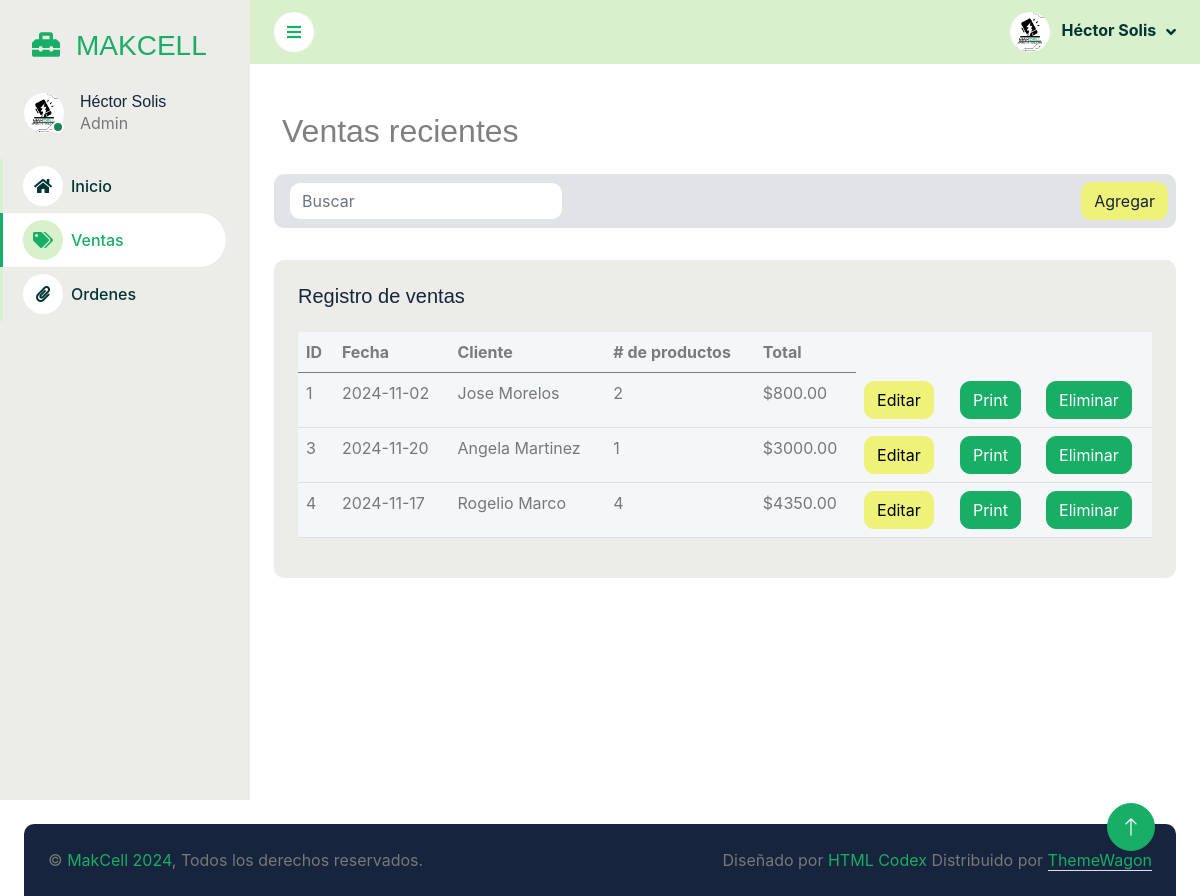
The page /sales.php on the database its author committed.
### tables this page shows
CREATE TABLE `sales_header` (
  `id_headersale` int(11) NOT NULL,
  `sale_date` date NOT NULL,
  `client_name` varchar(50) NOT NULL
);

### sales.php (the view, shortened to what this page needs)
<!DOCTYPE html>
<html lang="es">
<head>
    <link href="https://cdnjs.cloudflare.com/ajax/libs/font-awesome/5.10.0/css/all.min.css" rel="stylesheet">
    <link href="https://cdn.jsdelivr.net/npm/bootstrap-icons@1.4.1/font/bootstrap-icons.css" rel="stylesheet">
    <link href="lib/owlcarousel/assets/owl.carousel.min.css" rel="stylesheet">
    <link href="lib/tempusdominus/css/tempusdominus-bootstrap-4.min.css" rel="stylesheet" />
    <link href="css/bootstrap.min.css" rel="stylesheet">
    <link href="dash-css/dashboardstyle.css" rel="stylesheet">
</head>
<?php
include('conexion.php');
$consultaVentas = "SELECT * FROM salesummary";
$queryVentas = mysqli_query($conex, $consultaVentas);
?>
<body>
    <div class="container-xxl position-relative bg-white d-flex p-0">
        <div class="sidebar pe-4 pb-3">
            <nav class="navbar bg-light navbar-light">
                <a href="dash-index.php" class="navbar-brand mx-3 mb-3 mt-3">
                    <h3 class="text-primary"><i class="fas fa-toolbox mx-3"></i>MAKCELL</h3>
                </a>
                <div class="d-flex align-items-center ms-4 mb-4">
                    <div class="position-relative">
                        <img class="rounded-circle" src="img/makcell-logo.jpg" alt="" style="width: 40px; height: 40px;">
                        <div class="bg-success rounded-circle border border-2 border-white position-absolute end-0 bottom-0 p-1"></div>
                    </div>
                    <div class="ms-3">
                        <h6 class="mb-0">Héctor Solis</h6>
                        <span>Admin</span>
                    </div>
                </div>
                <div class="navbar-nav w-100">
                    <a href="dash-index.php" class="nav-item nav-link"><i class="fas fa-home me-2"></i>Inicio</a>
                    <a href="sales.php" class="nav-item nav-link active"><i class="fas fa-tags me-2"></i>Ventas</a>
                    <a href="orders.php" class="nav-item nav-link"><i class="fas fa-paperclip me-2"></i>Ordenes</a>
                </div>
            </nav>
        </div>
        <div class="content">
            <nav class="navbar navbar-expand bg-light2 navbar-light sticky-top px-4 py-0">
                <a href="#" class="sidebar-toggler flex-shrink-0">
                    <i class="fa fa-bars"></i>
                </a>
                <div class="navbar-nav align-items-center ms-auto">
                    <div class="nav-item dropdown">
                        <a href="#" class="nav-link dropdown-toggle" data-bs-toggle="dropdown">
                            <img class="rounded-circle me-lg-2" src="img/makcell-logo.jpg" alt="" style="width: 40px; height: 40px;">
                            <span class="d-none d-lg-inline-flex">Héctor Solis</span>
                        </a>
                    </div>
                </div>
            </nav>
            <div class="container-fluid pt-4 px-2">
                <div class="text-start pt-4 px-4">
                    <div class="d-flex align-items-center justify-content-between mb-4">
                        <h2 class="mb-0 text-black-50">Ventas recientes</h2>
                    </div>
                </div>
            </div>
            <div class="container-fluid px-4">
                <div class="bg-light-graphics text-center rounded ">
                    <div class="d-flex align-items-center justify-content-between mb-2">
                        <form class="d-none d-md-flex ms-3">
                            <input class="form-control border-0" type="search" placeholder="Buscar">
                        </form>
                        <div>
                            <button type="button" class="btn btn-secondary m-2 text-dark" data-bs-toggle="modal" data-bs-target="#addSaleModal">Agregar</button>
                        </div>
                    </div>
                </div>
            </div>
            <div class="col-sm-12 col-xl-12 px-4 pt-4">
                <div class="bg-light rounded h-100 p-4">
                    <h5 class="mb-4">Registro de ventas</h5>
                    <div class="table-responsive">
                        <table class="table table-hover bg-light-table">
                            <thead>
                                <tr class="bg-light-table text-black-50">
                                    <th scope="col">ID</th>
                                    <th scope="col">Fecha</th>
                                    <th scope="col">Cliente</th>
                                    <th scope="col"># de productos</th>
                                    <th scope="col">Total</th>
                                </tr>
                            </thead>
                            <tbody>
                                <?php while($row = mysqli_fetch_array($queryVentas)): ?>
                                <tr data-bs-toggle="collapse" data-bs-target="#detalle<?= $row['id_headersale'] ?>" aria-expanded="false" aria-controls="detalle1">
                                    <td><?= $row['id_headersale'] ?></td>
                                    <td><?= $row['sale_date'] ?></td>
                                    <td><?= $row['client_name'] ?></td>
                                    <td><?= $row['product_quantity'] ?></td>
                                    <td><?= "$", $row['total_sale'] ?></td>
                                    <?php
                                        $dataProductos = [];
                                        $queryJson = mysqli_query($conex, "SELECT * FROM details_ventas WHERE fk_headerventa = '{$row['id_headersale']}'");
                                        while ($detalle = mysqli_fetch_assoc($queryJson)) {
                                            $dataProductos[] = $detalle;
                                        }
                                        $jsonProductos = json_encode($dataProductos);
                                    ?>
                                    <td><button type="button" class="btn btn-secondary"
                                                data-bs-toggle="modal"
                                                data-bs-target="#editSaleModal"
                                                data-id="<?= $row['id_headersale'] ?>"
                                                data-fecha="<?= $row['sale_date'] ?>"
                                                data-cliente="<?= $row['client_name'] ?>"
                                                data-productos='<?= htmlspecialchars($jsonProductos, ENT_QUOTES, 'UTF-8') ?>'>
                                                Editar
                                        </button>
                                    </td>
                                    <td><button type="button" class="btn btn-primary" onclick="window.open('ticket2.php?id_venta=<?= $row['id_headersale']; ?>', '_blank')">Print</button></td>
                                    <form method="POST" class="SaleHeaderDelete" action="SaleHeaderDelete.php">
                                        <td><button type="submit" class="btn btn-primary">Eliminar</button></td>
                                    </form>
                                </tr>
                                        <div class="p-3 bg-light border rounded">
                                            <table class="table table-sm">
                                                <tbody>
                                                </tbody>
                                            </table>
                                        </div>
                                <?php endwhile; ?>
                    </div>
                </div>
            </div>
            <div class="container-fluid pt-4 px-4">
                <div class="bg-dark rounded-top p-4">
                    <div class="row">
                        <div class="col-12 col-sm-6 text-center text-sm-start">
                            &copy; <a href="index.php">MakCell 2024</a>, Todos los derechos reservados.
                        </div>
                        <div class="col-12 col-sm-6 text-center text-sm-end">
                            Diseñado por <a href="https://htmlcodex.com">HTML Codex</a>
                        Distribuido por <a class="border-bottom" href="https://themewagon.com" target="_blank">ThemeWagon</a>
                        </div>
                    </div>
                </div>
            </div>
        <a href="#" class="btn btn-lg btn-primary btn-lg-square back-to-top"><i class="bi bi-arrow-up"></i></a>
</body>
</html>

### dash-css/dashboardstyle.css (style rules this page uses)
:root { --primary: #18AE66; --light: #d9f0cc; --dark: #043434; }
.back-to-top { position: fixed; display: none; right: 45px; bottom: 45px; z-index: 99; }
.btn { transition: .5s; }
.btn.btn-primary { color: #FFFFFF; }
.btn-lg-square { width: 48px; height: 48px; }
.btn-square, .btn-sm-square, .btn-lg-square { padding: 0; display: inline-flex; align-items: center; justify-content: center; font-weight: normal; border-radius: 50px; }
.sidebar { position: fixed; top: 0; left: 0; bottom: 0; width: 250px; height: 100vh; overflow-y: auto; background: #ECECE8; transition: 0.5s; z-index: 999; }
.content { margin-left: 250px; min-height: 100vh; background: #FFFFFF; transition: 0.5s; }
@media (min-width: 992px) { .sidebar { margin-left: 0; } }
@media (min-width: 992px) { .content { width: calc(100% - 250px); } }
.sidebar .navbar .navbar-nav .nav-link { padding: 7px 20px; color: var(--dark); font-weight: 500; border-left: 3px solid var(--light); border-radius: 0 30px 30px 0; outline: none; }
.sidebar .navbar .navbar-nav .nav-link:hover, .sidebar .navbar .navbar-nav .nav-link.active { color: var(--primary); background: #FFFFFF; border-color: var(--primary); }
.sidebar .navbar .navbar-nav .nav-link i { width: 40px; height: 40px; display: inline-flex; align-items: center; justify-content: center; background: #FFFFFF; border-radius: 40px; }
.sidebar .navbar .navbar-nav .nav-link:hover i, .sidebar .navbar .navbar-nav .nav-link.active i { background: var(--light); }
.content .navbar .navbar-nav .nav-link { margin-left: 25px; padding: 12px 0; color: var(--dark); outline: none; }
.content .navbar .sidebar-toggler, .content .navbar .navbar-nav .nav-link i { width: 40px; height: 40px; display: inline-flex; align-items: center; justify-content: center; background: #FFFFFF; border-radius: 40px; }
.content .navbar .dropdown-toggle::after { margin-left: 6px; vertical-align: middle; border: none; content: "\f107"; font-family: "Font Awesome 5 Free"; font-weight: 900; transition: .5s; }

### rows shown on the page
sales_header: id_headersale "1", sale_date "2024-11-02", client_name "Jose Morelos", product_quantity "2", total_sale "800.00"
sales_header: id_headersale "3", sale_date "2024-11-20", client_name "Angela Martinez", product_quantity "1", total_sale "3000.00"
sales_header: id_headersale "4", sale_date "2024-11-17", client_name "Rogelio Marco", product_quantity "4", total_sale "4350.00"
